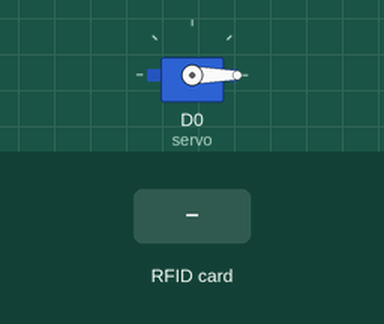
A sketch run on a simulated ESP8266 (NodeMCU). Parts: servo. The test bench sets the inputs (shaded band). WiFi joins after 1.5 s; servers stay silent unless stated; no MQTT or app messages arrive unless stated; what the sketch prints to the serial monitor is not drawn.

Above: at 2.7 s.
2.8 s: RFID card D1 51 C9 73 held to the reader
At 3.8 s:
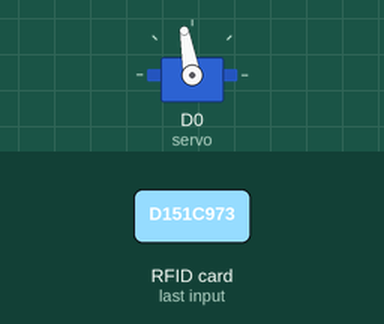
Timing chart, 0 to 14.3 s (numbered marks = the images above; inputs shaded):
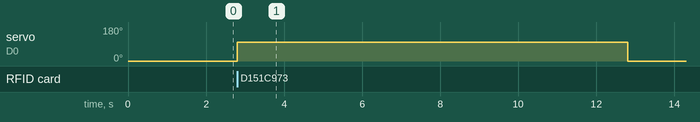

Measured:
- after the input at 2.8 s, servo on D0 (servo): 0° → 100° at once, → 0° 10.0 s later

The sketch:

rfid.ino
```cpp
#include <ESP8266WiFi.h>
#include <SPI.h>
#include <Servo.h>
#include <SPI.h>
#include <PubSubClient.h>
#include <MFRC522.h>

const char* ssid = "fahdarh";
const char* password = "123456789";
const char* mqtt_server = "192.168.43.232";  //IP Adress raspberry pi
Servo servo;

WiFiClient espClient;
PubSubClient client(espClient);

const int SS_PIN = D2;
const int RST_PIN = D1;

MFRC522 mfrc522(SS_PIN, RST_PIN);   // Create MFRC522 instance.

long now = millis();
long lastMeasure = 0;

void setup_wifi() {
  delay(10);
  // We start by connecting to a WiFi network
  Serial.println();
  Serial.print("Connecting to ");
  Serial.println(ssid);
  WiFi.begin(ssid, password);
  while (WiFi.status() != WL_CONNECTED) {
    delay(500);
    Serial.print(".");
  }
  Serial.println("");
  Serial.print("WiFi connected - ESP IP address: ");
  Serial.println(WiFi.localIP());
}


void reconnect() {
  // Loop until we're reconnected
  while (!client.connected()) {
    Serial.print("Attempting MQTT connection...");
    if (client.connect("ESP8266Client")) {
      Serial.println("connected");
      // Subscribe or resubscribe to a topic
      // You can subscribe to more topics (to control more LEDs in this example)
    } else {
      Serial.print("failed, rc=");
      Serial.print(client.state());
      Serial.println(" try again in 5 seconds");
      // Wait 5 seconds before retrying
      delay(5000);
    }
  }
}

void setup()
{
  Serial.begin(115200);   // Initiate a serial communication (9600)
  SPI.begin();// Initiate  SPI bus
  setup_wifi();
  mfrc522.PCD_Init();
  servo.attach(16);
  servo.write(0);// Initiate MFRC522
  Serial.println("Approximate your card to the reader...");
  Serial.println();

  client.setServer(mqtt_server, 1883);
}

void loop()
{
  if (!client.connected()) {
    reconnect();
  }
  if(!client.loop())
  client.connect("ESP8266Client");

  now = millis();
  // Publishes new temperature and humidity every 10 seconds

  // Look for new cards
  if ( ! mfrc522.PICC_IsNewCardPresent())
  {
    return;
  }
  // Select one of the cards
  if ( ! mfrc522.PICC_ReadCardSerial())
  {
    return;
  }
  lastMeasure = now;
  //Show UID on serial monitor
  Serial.print("UID tag :");
  String content= "";
  byte letter;
  String etat;
  for (byte i = 0; i < mfrc522.uid.size; i++)
  {
     Serial.print(mfrc522.uid.uidByte[i] < 0x10 ? " 0" : " ");
     Serial.print(mfrc522.uid.uidByte[i], HEX);
     content.concat(String(mfrc522.uid.uidByte[i] < 0x10 ? " 0" : " "));
     content.concat(String(mfrc522.uid.uidByte[i], HEX));
  }
  Serial.println();
  Serial.print("Message : ");
  content.toUpperCase();
  if (content.substring(1) == "D1 51 C9 73") //change here the UID of the card/cards that you want to give access
  {
    etat="1";
    Serial.println("Authorized access");
    Serial.println();
    servo.write(100);
    delay(10000);//attend 10 seconds
    servo.write(0);
  }

  else {
    etat="0";
    Serial.println("Access denied");
  }
  String m="{ \"uid\": \""+content+"\",\"status\" :"+etat+"}";
  char msg[50];
  m.toCharArray(msg,50);
  client.publish("/esp8266/1/rfid", msg);
  Serial.print("status: ");
  Serial.print(etat);
  Serial.print(" \t UID: ");
  Serial.print(content);
  Serial.println(" ");
  delay(3000);
}
```
